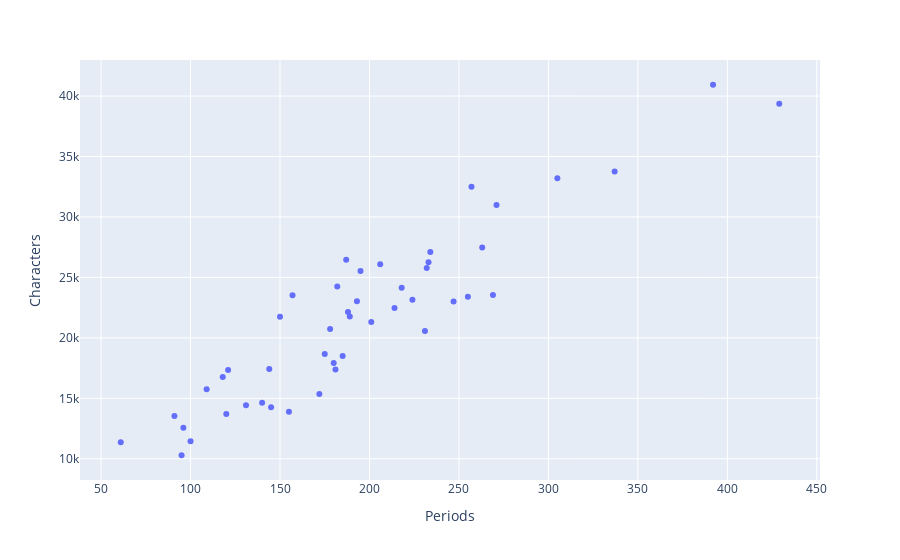

Notebook code cell kept with this figure:
### Code cell
fig = px.scatter(lw, x = 'Periods', y = 'Characters')
fig.show()

### Figure 1 — Plotly figure (JSON) as saved in the notebook; plotly's stock layout.template omitted (floating-point values rounded to 4 significant figures)
{"data": [{"hovertemplate": "Periods=%{x}<br>Characters=%{y}<extra></extra>", "legendgroup": "", "marker": {"color": "#636efa", "symbol": "circle"}, "mode": "markers", "name": "", "orientation": "v", "showlegend": false, "type": "scatter", "x": [189, 188, 231, 195, 255, 140, 131, 214, 337, 185, 193, 429, 175, 180, 181, 172, 155, 144, 121, 145, 269, 120, 247, 182, 91, 150, 109, 271, 233, 218, 178, 224, 232, 257, 201, 100, 157, 206, 263, 61, 187, 118, 305, 95, 96, 234, 392], "xaxis": "x", "y": [21759, 22148, 20558, 25526, 23395, 14622, 14431, 22476, 33767, 18508, 23024, 39363, 18669, 17924, 17385, 15353, 13879, 17432, 17338, 14252, 23545, 13708, 23015, 24239, 13526, 21739, 15754, 30992, 26254, 24137, 20723, 23158, 25777, 32496, 21310, 11441, 23524, 26091, 27473, 11368, 26464, 16753, 33202, 10289, 12558, 27094, 40935], "yaxis": "y"}], "layout": {"legend": {"tracegroupgap": 0}, "margin": {"t": 60}, "xaxis": {"anchor": "y", "domain": [0, 1], "title": {"text": "Periods"}}, "yaxis": {"anchor": "x", "domain": [0, 1], "title": {"text": "Characters"}}}}
